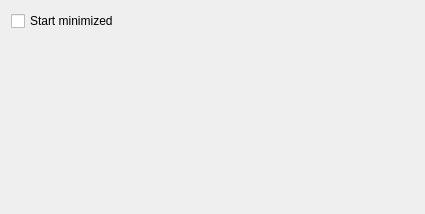
<?xml version="1.0" encoding="UTF-8"?>
<ui version="4.0">
 <class>KSettingsMisc</class>
 <widget class="QWidget" name="KSettingsMisc">
  <property name="geometry">
   <rect>
    <x>0</x>
    <y>0</y>
    <width>425</width>
    <height>214</height>
   </rect>
  </property>
  <property name="windowTitle">
   <string>Form</string>
  </property>
  <layout class="QVBoxLayout" name="verticalLayout">
   <item>
    <widget class="QCheckBox" name="kcfg_StartMinimized">
     <property name="text">
      <string>Start minimized</string>
     </property>
    </widget>
   </item>
   <item>
    <spacer name="verticalSpacer">
     <property name="orientation">
      <enum>Qt::Vertical</enum>
     </property>
     <property name="sizeHint" stdset="0">
      <size>
       <width>20</width>
       <height>40</height>
      </size>
     </property>
    </spacer>
   </item>
  </layout>
 </widget>
 <resources/>
 <connections/>
</ui>
